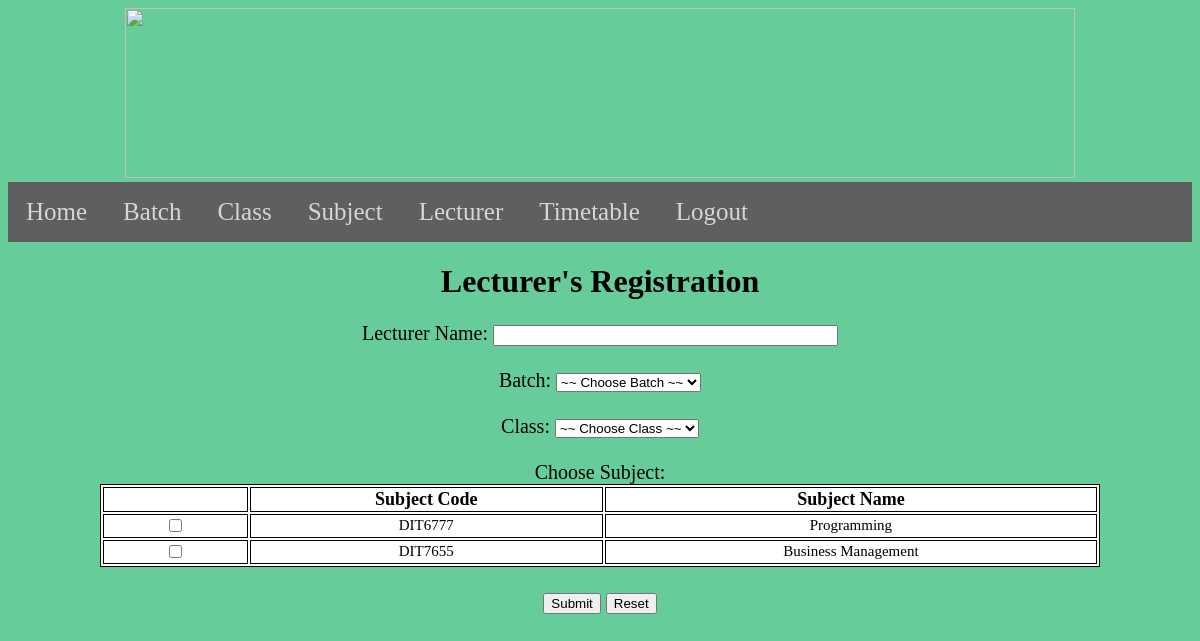
Screenshot of /lecturer.php with the database file from the repository.
### tables this page shows
CREATE TABLE `subject` (
  `sub_id` varchar(40) NOT NULL,
  `sub_name` varchar(150) NOT NULL
);

### lecturer.php (the view, shortened to what this page needs)
<!doctype html>
<html>
<head>
</head>
<body><center>
<img src="header1.jpg" width="950" height="170" alt=""/>
</center>
<ul class="topnav" id="myTopnav">
  <li><a href="home.php">Home</a></li>
  <li><a href="batch.php">Batch</a></li>
   <li><a href="class.php">Class</a></li>
   <li><a href="subject.php">Subject</a></li>
   <li><a href="lecturer.php">Lecturer</a></li>
   <li><a href="timetable.php">Timetable</a></li>
   <li><a href="logout.php">Logout</a></li>
</ul>
</body>
</html>
<body>
<center>
<h1>Lecturer's Registration</h1>
<form action="php_action/lect_register.php" method="post">
<center>
       <label>Lecturer Name:</label>
        <label><input name="lect_name" type = "text" size="40"/></label>
    <br><br>
        <label>Batch:</label>
        <select>
        <option value="">~~ Choose Batch ~~</option>
        </select>
         <br><br>
        <label>Class:</label>
        <select>
        <option value="">~~ Choose Class ~~</option>
        </select>
    <br><br>
<?php
if(isset($_POST['search']))
{
	$level = $_POST['value'];
	$query = "SELECT * FROM `subject` WHERE CONCAT (`sub_name`, `sub_id`) LIKE '%".$level."%'";
	$SearchResult = filterTable($query);
}
else{
	$query = "SELECT * FROM `subject`";
	$SearchResult = filterTable($query);
}
function filterTable($query)
{
	$username="root";
	$password="";
	$database="ttms";
	$connect = mysqli_connect("localhost",$username,$password,$database);
	$filter_Result = mysqli_query($connect,$query);
	return $filter_Result;
}
?>
    <center><label>Choose Subject:</label><br>
            <form action="choosesubprocess.php" method="post">
        	<table width="1000" align="center">
            	<tr>
                	<th width="100"></th>
                	<th width="250">Subject Code</th>
                    <th width="350">Subject Name</th>
                </tr>
                <?php while($row = mysqli_fetch_array($SearchResult)):?>
                <tr>
                    <td><input type="checkbox" name="subject[]" value="<?php echo $row['sub_name']; ?>" ><br> <input type="hidden" name="sub[]" value="<?php echo $row['sub_id']; ?>" /></td>
                	<td><?php echo $row['sub_id'];?></td>
                    <td><?php echo $row['sub_name'];?></td>
                <?php endwhile;?>
            </table><br>
            <input type="submit" name="submit" value="Submit">
            <input type="reset" name="reset" value="Reset">
</body>
</html>

### lecturer.php (style rules this page uses)
ul.topnav { list-style-type: none; margin: 0; padding: 0; overflow: hidden; background-color: #5F5F5F; }
ul.topnav li { float: left; }
ul.topnav li a { display: inline-block; color: #D6D6D6; text-align: center; padding: 16px 18px; text-decoration: none; transition: 0.3s; font-size: 25px; font-family:REVOLUTION; }
body { background-color:#6C9; }
table,tr,th { border: 1px solid black; height: 200; text-align:center; font-size:18px; background-color:#FFF; }
td { border: 1px solid black; text-align:center; font-size:15px; height: 200; }
form { font-size: 20px; text-align:center; }

### rows the page displays
subject: sub_id "DIT6777", sub_name "Programming"
subject: sub_id "DIT7655", sub_name "Business Management"
